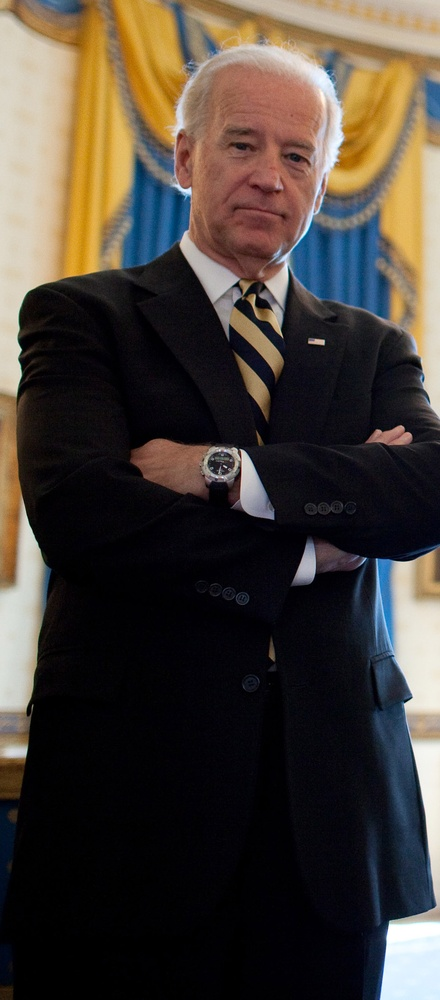
#> input picture Source Code/biden.jpg, 440 x 1000 px, shrunk from 970 x 2204 before the run
$ python mask.py --image biden.jpg
#> lines starting #> are read from the running program, lines starting #| are printed output that depends on the picture; after the words box and inside, x2 and y2 are one past the last pixel; in counts of white or black regions, pixels touching at a corner belong together
import numpy as np
import argparse
import cv2

# fetching the arguments and save in dictionary
ap = argparse.ArgumentParser()
ap.add_argument("-i", "--image", required = True, help = "Enter path to the image")
args = vars(ap.parse_args())

# loading and converting the image into numpy array
image = cv2.imread(args["image"])
#> image is the input picture: shape (1000, 440, 3); mean B, G, R 55.5, 62.7, 70.8
cv2.imshow("Original", image)
cv2.waitKey(0)

# create numpy array filled with zeros with exact width and height of image
# create a rectangular mask
mask = np.zeros(image.shape[:2], dtype = "uint8")
(cX, cY) = (image.shape[1] // 2, image.shape[0] // 2)
#> cX = 220; cY = 500
cv2.rectangle(mask, (cX - 75, cY - 75), (cX + 75, cY + 75), 255, -1)
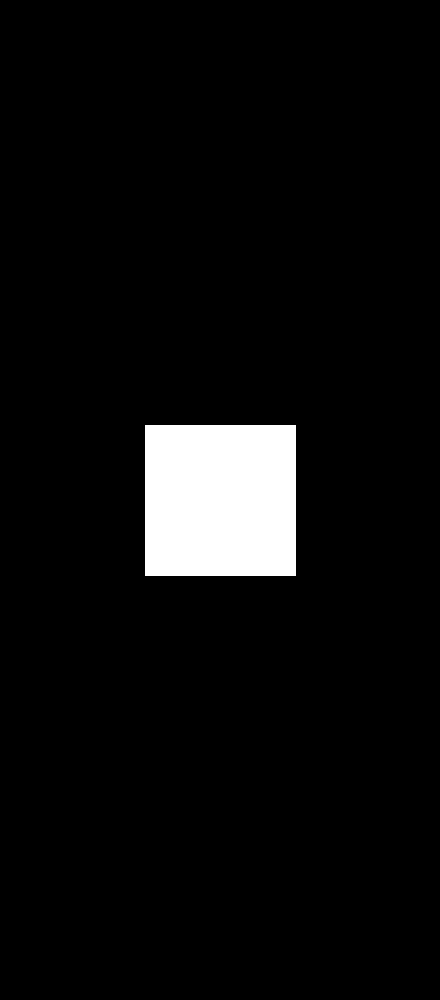
#> mask: shape (1000, 440); 5.2% white; 1 white region, box (x1, y1, x2, y2) and area: (145, 425, 296, 576) 22801
cv2.imshow("Mask", mask)

masked = cv2.bitwise_and(image, image, mask = mask)
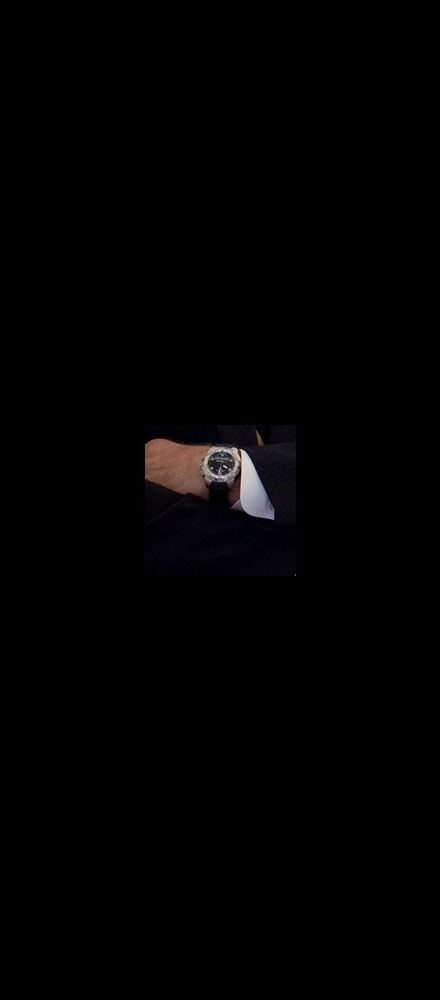
#> masked: shape (1000, 440, 3); mean B, G, R 1.8, 1.6, 2
cv2.imshow(" Masked image", masked)
cv2.waitKey(0)


# create numpy array filled with zeros with exact width and height of image
# create a circular mask
mask = np.zeros(image.shape[:2], dtype = "uint8")
(cX, cY) = (image.shape[1] // 2, image.shape[0] // 2)
cv2.circle(mask, (cX, cY), 100, 255, -1)
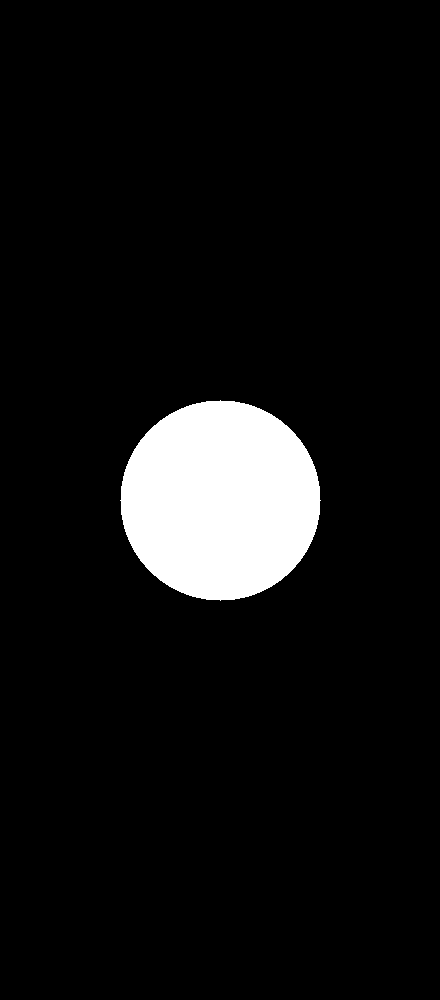
#> mask: shape (1000, 440); 7.1% white; 1 white region, box (x1, y1, x2, y2) and area: (120, 400, 321, 601) 31417
cv2.imshow("Mask", mask)

masked = cv2.bitwise_and(image, image, mask = mask)
cv2.imshow(" Masked image", masked)
cv2.waitKey(0)

$ run again, on Source Code/obama.jpg
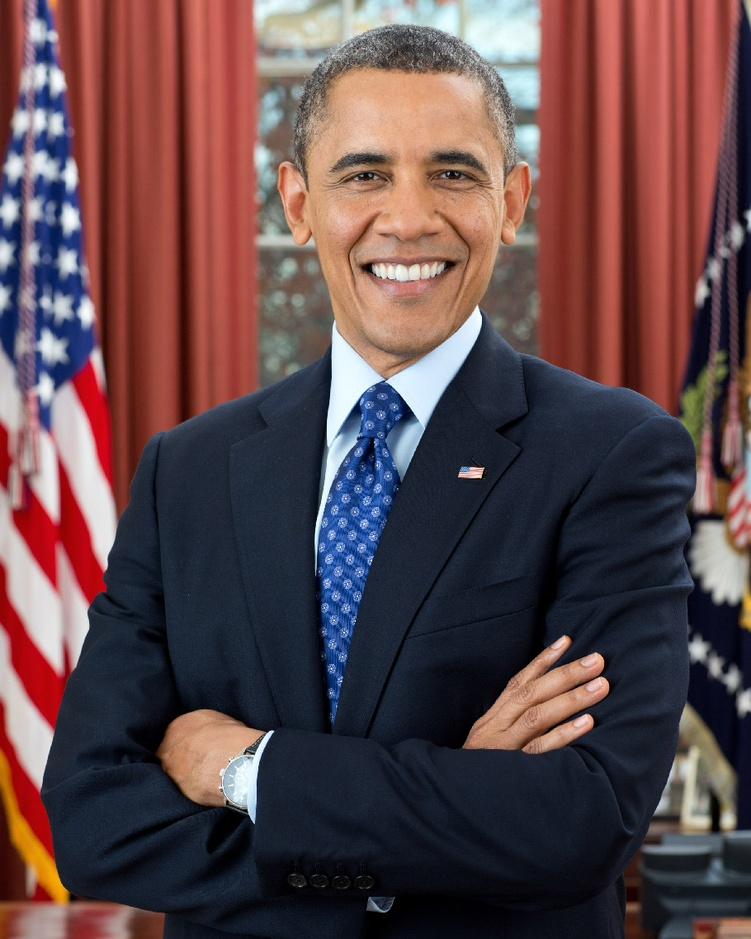
#> input picture Source Code/obama.jpg, 751 x 939 px, shrunk from 910 x 1137 before the run
#> image is the input picture: shape (939, 751, 3); mean B, G, R 74.7, 71.7, 95
#> `cv2.rectangle(mask, (cX - 75, cY - 75), (cX + 75, cY + 75), 255, -1)`:
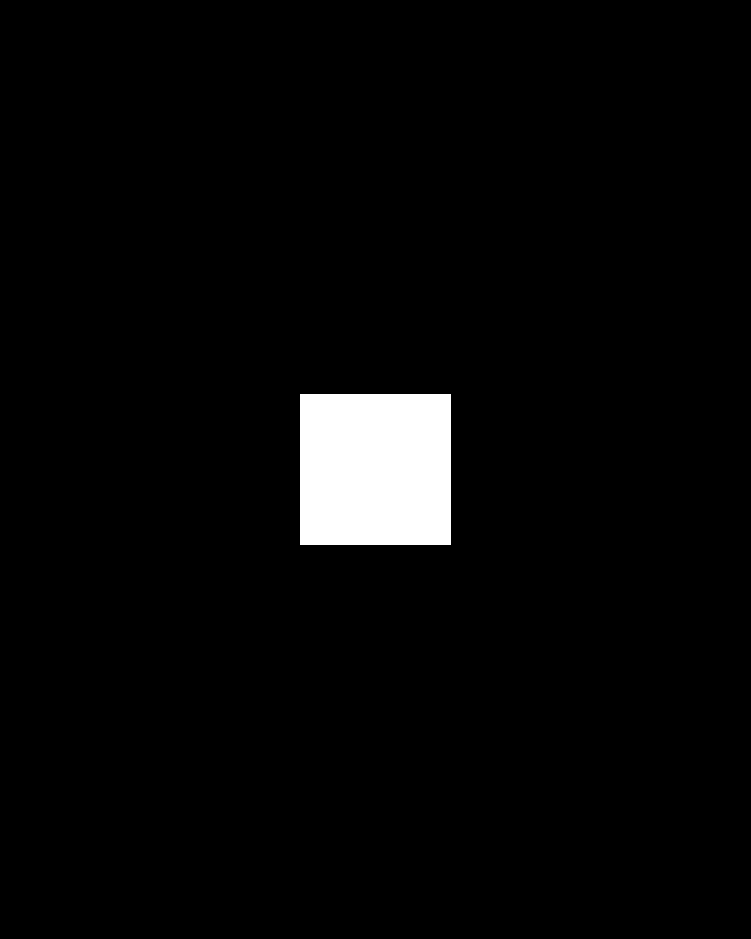
#> mask: shape (939, 751); 3.2% white; 1 white region, box (x1, y1, x2, y2) and area: (300, 394, 451, 545) 22801
#> `cv2.circle(mask, (cX, cY), 100, 255, -1)`:
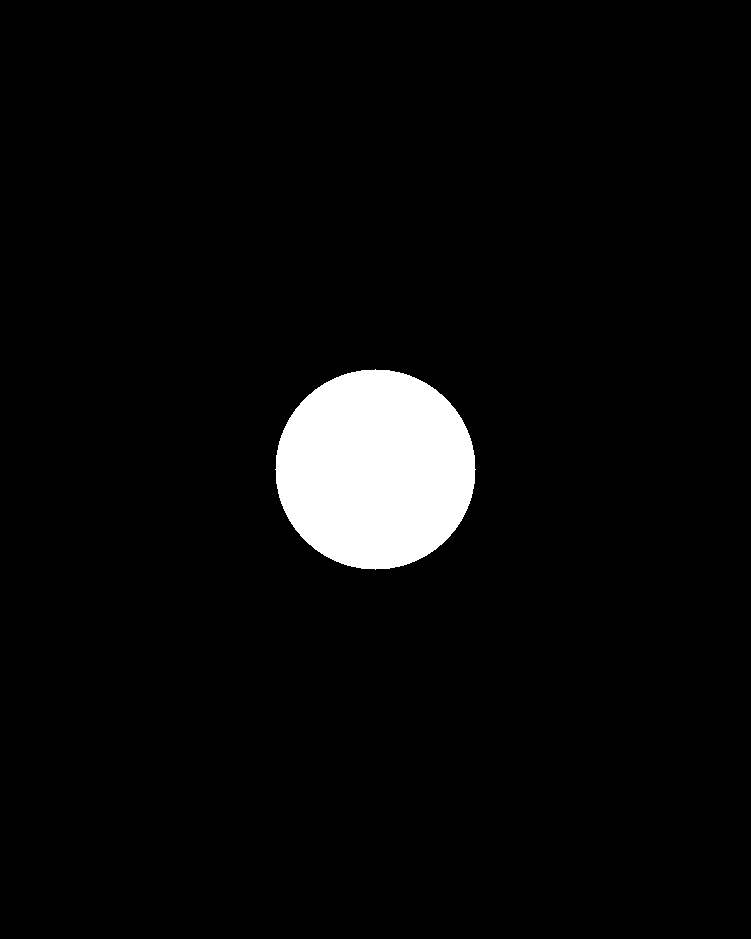
#> mask: shape (939, 751); 4.5% white; 1 white region, box (x1, y1, x2, y2) and area: (275, 369, 476, 570) 31417

$ run again, on Source Code/presidents.jpg
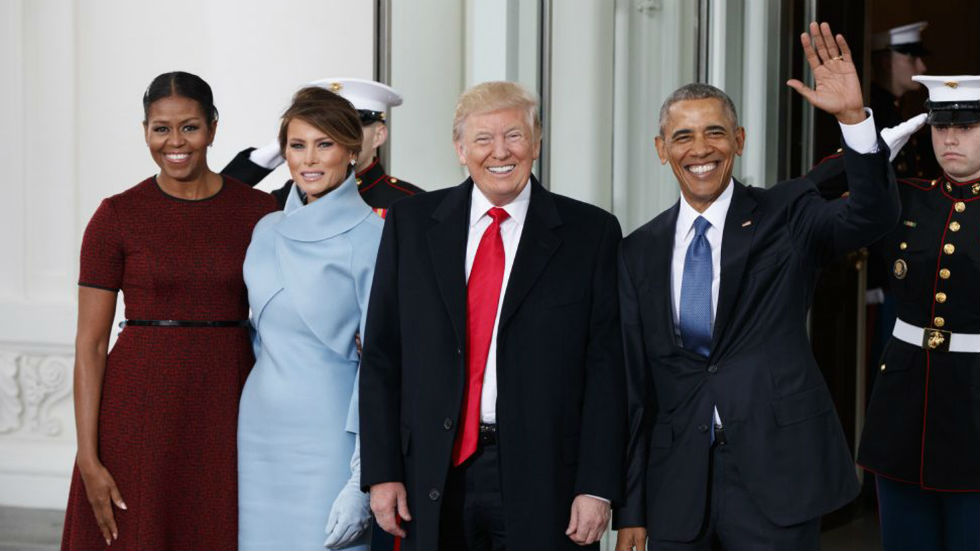
#> input picture Source Code/presidents.jpg, 980 x 551 px
#> image is the input picture: shape (551, 980, 3); mean B, G, R 93.3, 90.8, 96.3
#> `cv2.rectangle(mask, (cX - 75, cY - 75), (cX + 75, cY + 75), 255, -1)`:
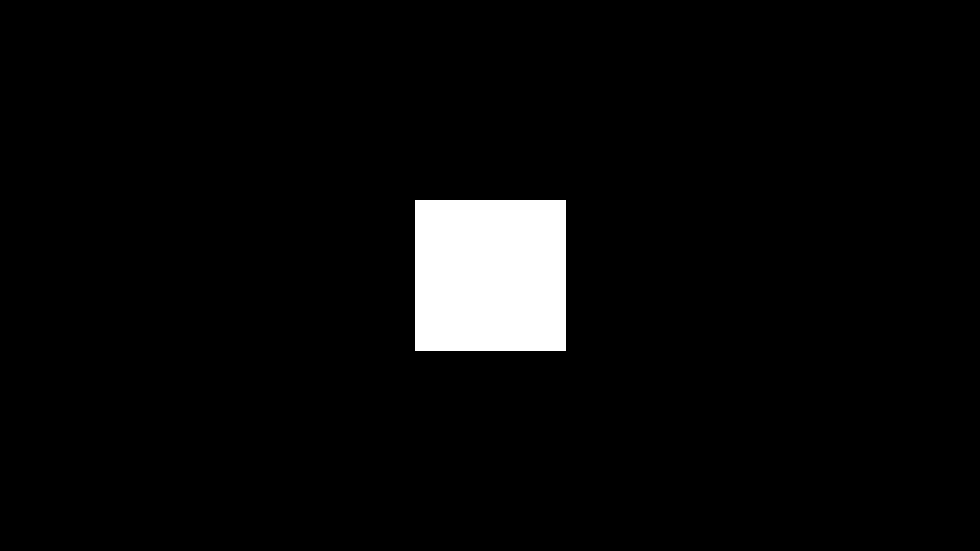
#> mask: shape (551, 980); 4.2% white; 1 white region, box (x1, y1, x2, y2) and area: (415, 200, 566, 351) 22801
#> `cv2.circle(mask, (cX, cY), 100, 255, -1)`:
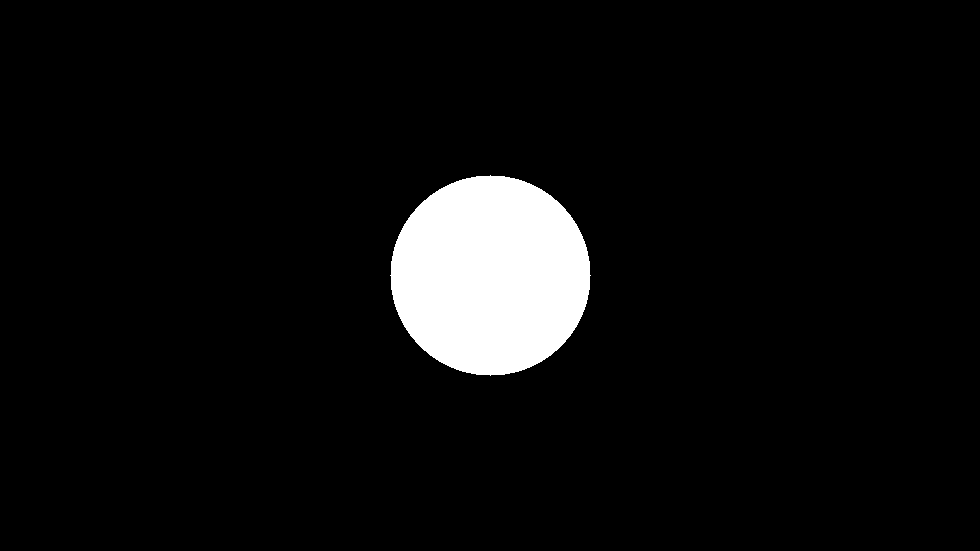
#> mask: shape (551, 980); 5.8% white; 1 white region, box (x1, y1, x2, y2) and area: (390, 175, 591, 376) 31417
